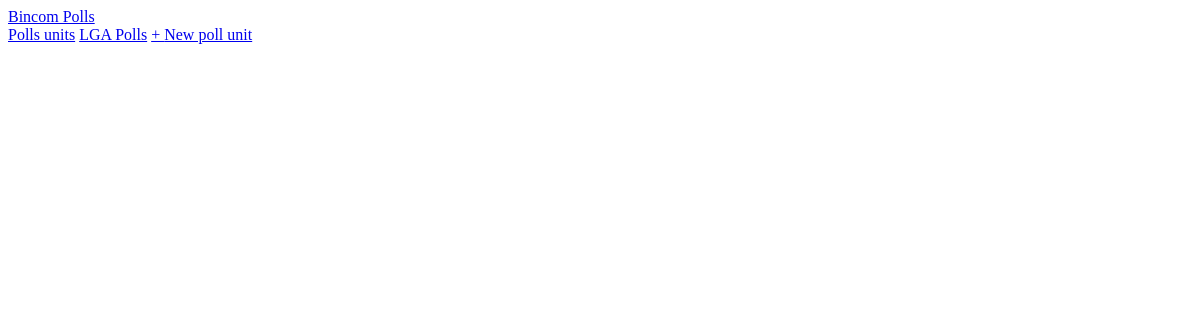
The app's page /lga/list/, older data.
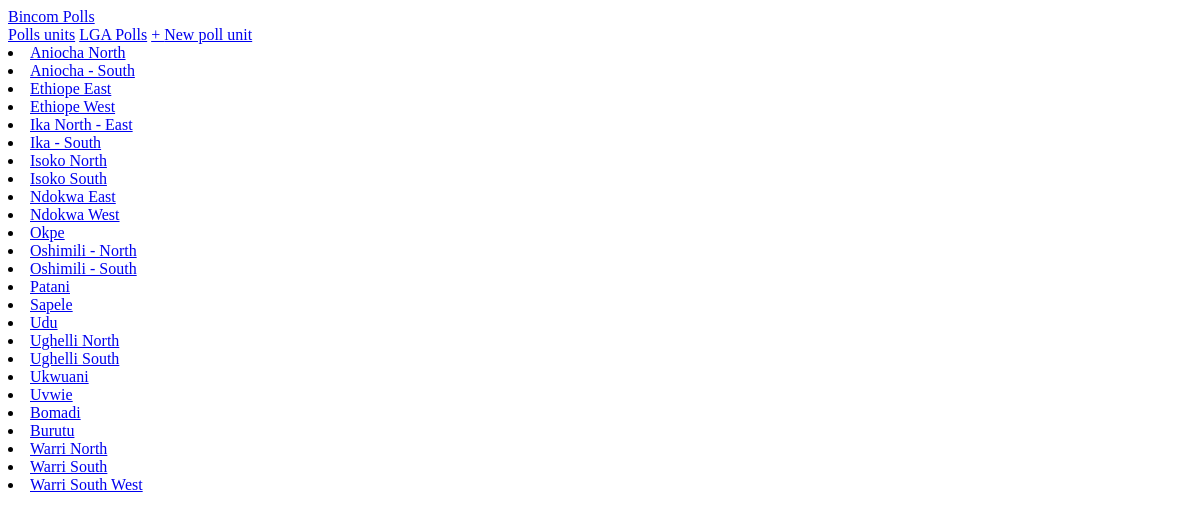
The same page, newer data.
### polls/models.py (models this page shows)
class LGA(models.Model):
    lga_id = models.PositiveBigIntegerField(blank=False)
    lga_name = models.CharField(max_length=50, blank=False)
    state_id = models.PositiveBigIntegerField(blank=False)
    lga_description = models.TextField(blank=True)
    entered_by_user = models.CharField(max_length=50, null=True)
    date_entered = models.DateTimeField(auto_now_add=True, null=True)
    user_ip_address = models.CharField(max_length=50, blank=True, null=True)
    def __str__(self):
        return self.lga_name

### polls/views.py (the view)
# urls.py: path("lga/list/", LGAListView.as_view(), name="lga-list"),
class LGAListView(View):
    def get(self, request):
        lgas = LGA.objects.order_by("-date_entered")
        context = {"lgas": list(set(lgas))}
        return render(request, "lga-list.html", context)

### templates/lga-list.html
{% extends 'base.html' %}
{% block content %}
<div>
    <div class="grid grid-cols-6">
        {% for lga in lgas %}
            <li>
                <a href="{% url 'lga-polls-list' lga.id %}" class="underline text-white">{{ lga }}</a>
            </li>
        {% endfor %}
    </div>
</div>
{% endblock content %}

### templates/base.html (shortened to what this page needs)
<!DOCTYPE html>
<html lang="en">
    <head>
        <script src="https://unpkg.com/tailwindcss-jit-cdn"></script>
    </head>
    <body class="h-full w-full bg-gray-900 text-white">
        <nav class="sticky top-0 bg-gray-800">
            <div class="container mx-auto py-2">
                <div class="flex flex-row items-center justify-between">
                    <div>
                        <a href="{% url 'index' %}" class="font-bold">Bincom Polls</a>
                    </div>
                    <div>
                        <a href="{% url 'polls-list' %}" class="mx-2 p-2 hover:underline hover:text-gray-300 transition duration-200 text-sm">Polls units</a>
                        <a href="{% url 'lga-list' %}" class="mx-2 p-2 hover:underline hover:text-gray-300 transition duration-200 text-sm">LGA Polls</a>
                        <a href="{% url 'polls-new' %}" class="mx-2 p-2 hover:underline hover:text-gray-300 transition duration-200 text-xl">+ <span class="text-sm">New poll unit</span></a>
                    </div>
                </div>
            </div>
        </nav>
        <div class="container mx-auto p-4">
            {% block content %}
            {% endblock content %}
        </div>
    </body>
</html>

Row changes from the older to the newer data that the page shows:
added LGA: lga_name "Aniocha North"
added LGA: lga_name "Aniocha - South"
added LGA: lga_name "Ethiope East"
added LGA: lga_name "Ethiope West"
added LGA: lga_name "Ika North - East"
added LGA: lga_name "Ika - South"
added LGA: lga_name "Isoko North"
added LGA: lga_name "Isoko South"
added LGA: lga_name "Ndokwa East"
added LGA: lga_name "Ndokwa West"
added LGA: lga_name "Okpe"
added LGA: lga_name "Oshimili - North"
added LGA: lga_name "Oshimili - South"
added LGA: lga_name "Patani"
added LGA: lga_name "Sapele"
added LGA: lga_name "Udu"
added LGA: lga_name "Ughelli North"
added LGA: lga_name "Ughelli South"
added LGA: lga_name "Ukwuani"
added LGA: lga_name "Uvwie"
added LGA: lga_name "Bomadi"
added LGA: lga_name "Burutu"
added LGA: lga_name "Warri North"
added LGA: lga_name "Warri South"
added LGA: lga_name "Warri South West"
